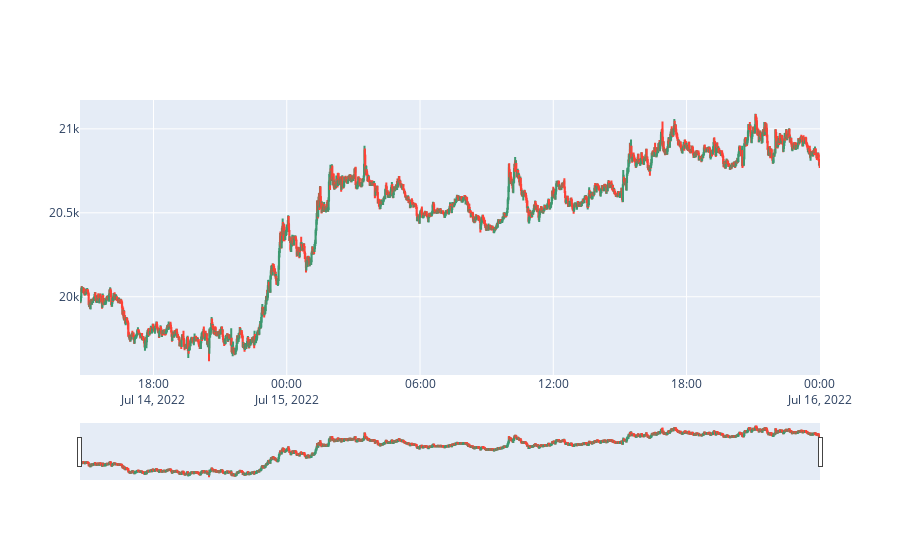

Here is the notebook cell this chart was saved with:
### Code cell
import plotly.graph_objects as go

fig = go.Figure(data=[
    go.Candlestick(
        x=df['Opentime'],
        open=df['Open'],
        high=df['High'],
        low=df['Low'],
        close=df['Close']
    )]
)
fig.show()

### Figure 1 — Plotly figure (JSON) as saved in the notebook; plotly's stock layout.template omitted (floating-point values rounded to 4 significant figures; data arrays with more than 128 entries replaced by an {"elided": "..."} marker saying what was removed)
{"data": [{"close": {"elided": "2000 float values"}, "high": {"elided": "2000 float values"}, "low": {"elided": "2000 float values"}, "open": {"elided": "2000 float values"}, "type": "candlestick", "x": {"elided": "2000 str values"}}], "layout": {}}
